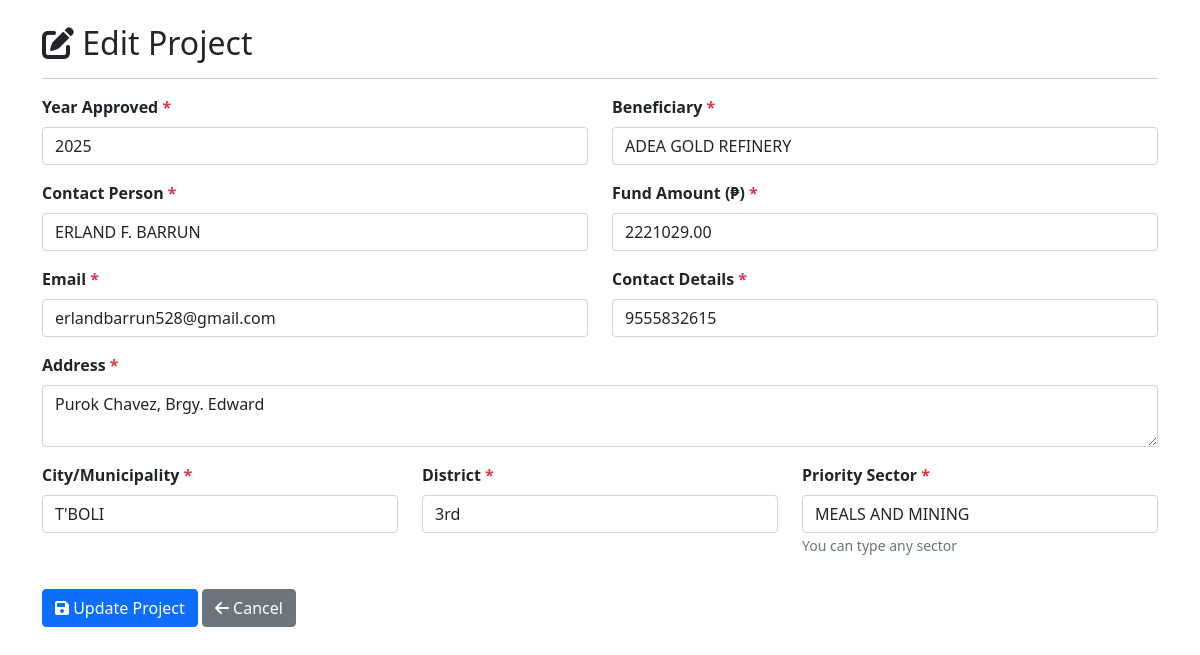
Screenshot of /monitoring/edit.php?id=1 with the database file from the repository.
### tables this page shows
CREATE TABLE `projects` (
  `id` int(11) NOT NULL,
  `year_approved` int(11) NOT NULL,
  `beneficiary` varchar(255) NOT NULL,
  `contact_person` varchar(255) NOT NULL,
  `fund_amount` decimal(15,2) NOT NULL,
  `email` varchar(255) NOT NULL,
  `contact_details` varchar(100) NOT NULL,
  `address` text NOT NULL,
  `city_municipality` varchar(255) NOT NULL,
  `district` varchar(50) NOT NULL,
  `priority_sector` varchar(255) NOT NULL,
  `created_at` timestamp NOT NULL DEFAULT current_timestamp()
);

### monitoring/edit.php (the view, shortened to what this page needs)
<?php
require_once 'database.php';
$id = $_GET['id'] ?? 0;
$stmt = $pdo->prepare("SELECT * FROM projects WHERE id = ?");
$stmt->execute([$id]);
$project = $stmt->fetch(PDO::FETCH_ASSOC);
?>
<!DOCTYPE html>
<html lang="en">
<head>
    <link href="https://cdn.jsdelivr.net/npm/bootstrap@5.1.3/dist/css/bootstrap.min.css" rel="stylesheet">
    <link rel="stylesheet" href="https://cdnjs.cloudflare.com/ajax/libs/font-awesome/6.0.0/css/all.min.css">
</head>
<body>
    <div class="container mt-4">
        <div class="row">
            <div class="col-md-12">
                <h2><i class="fas fa-edit"></i> Edit Project</h2>
                <hr>
            </div>
        </div>
        <form method="POST" action="">
            <div class="row">
                <div class="col-md-6 mb-3">
                    <label class="form-label fw-bold">Year Approved <span class="text-danger">*</span></label>
                    <input type="number" name="year_approved" class="form-control" value="<?php echo htmlspecialchars($project['year_approved']); ?>" required>
                </div>
                <div class="col-md-6 mb-3">
                    <label class="form-label fw-bold">Beneficiary <span class="text-danger">*</span></label>
                    <input type="text" name="beneficiary" class="form-control" value="<?php echo htmlspecialchars($project['beneficiary']); ?>" required>
                </div>
                <div class="col-md-6 mb-3">
                    <label class="form-label fw-bold">Contact Person <span class="text-danger">*</span></label>
                    <input type="text" name="contact_person" class="form-control" value="<?php echo htmlspecialchars($project['contact_person']); ?>" required>
                </div>
                <div class="col-md-6 mb-3">
                    <label class="form-label fw-bold">Fund Amount (₱) <span class="text-danger">*</span></label>
                    <input type="number" step="0.01" name="fund_amount" class="form-control" value="<?php echo htmlspecialchars($project['fund_amount']); ?>" required>
                </div>
                <div class="col-md-6 mb-3">
                    <label class="form-label fw-bold">Email <span class="text-danger">*</span></label>
                    <input type="email" name="email" class="form-control" value="<?php echo htmlspecialchars($project['email']); ?>" required>
                </div>
                <div class="col-md-6 mb-3">
                    <label class="form-label fw-bold">Contact Details <span class="text-danger">*</span></label>
                    <input type="text" name="contact_details" class="form-control" value="<?php echo htmlspecialchars($project['contact_details']); ?>" required>
                </div>
                <div class="col-md-12 mb-3">
                    <label class="form-label fw-bold">Address <span class="text-danger">*</span></label>
                    <textarea name="address" class="form-control" rows="2" required><?php echo htmlspecialchars($project['address']); ?></textarea>
                </div>
                <div class="col-md-4 mb-3">
                    <label class="form-label fw-bold">City/Municipality <span class="text-danger">*</span></label>
                    <input type="text" name="city_municipality" class="form-control" value="<?php echo htmlspecialchars($project['city_municipality']); ?>" required>
                </div>
                <div class="col-md-4 mb-3">
                    <label class="form-label fw-bold">District <span class="text-danger">*</span></label>
                    <input type="text" name="district" class="form-control" value="<?php echo htmlspecialchars($project['district']); ?>" required>
                </div>
                <div class="col-md-4 mb-3">
                    <label class="form-label fw-bold">Priority Sector <span class="text-danger">*</span></label>
                    <input type="text" name="priority_sector" class="form-control" value="<?php echo htmlspecialchars($project['priority_sector']); ?>" required
                           placeholder="e.g., AGRICULTURE, POULTRY, MEALS AND MINING">
                    <small class="text-muted">You can type any sector</small>
                </div>
            </div>
            <div class="row mt-3">
                <div class="col-md-12">
                    <button type="submit" class="btn btn-primary">
                        <i class="fas fa-save"></i> Update Project
                    </button>
                    <a href="index.php" class="btn btn-secondary">
                        <i class="fas fa-arrow-left"></i> Cancel
                    </a>
                </div>
            </div>
        </form>
    </div>
</body>
</html>

### rows the page displays
projects: year_approved "2025", beneficiary "ADEA GOLD REFINERY", contact_person "ERLAND F. BARRUN", fund_amount "2221029.00", email "erlandbarrun528@gmail.com", contact_details "9555832615", address "Purok Chavez, Brgy. Edward", city_municipality "T'BOLI", district "3rd", priority_sector "MEALS AND MINING"
